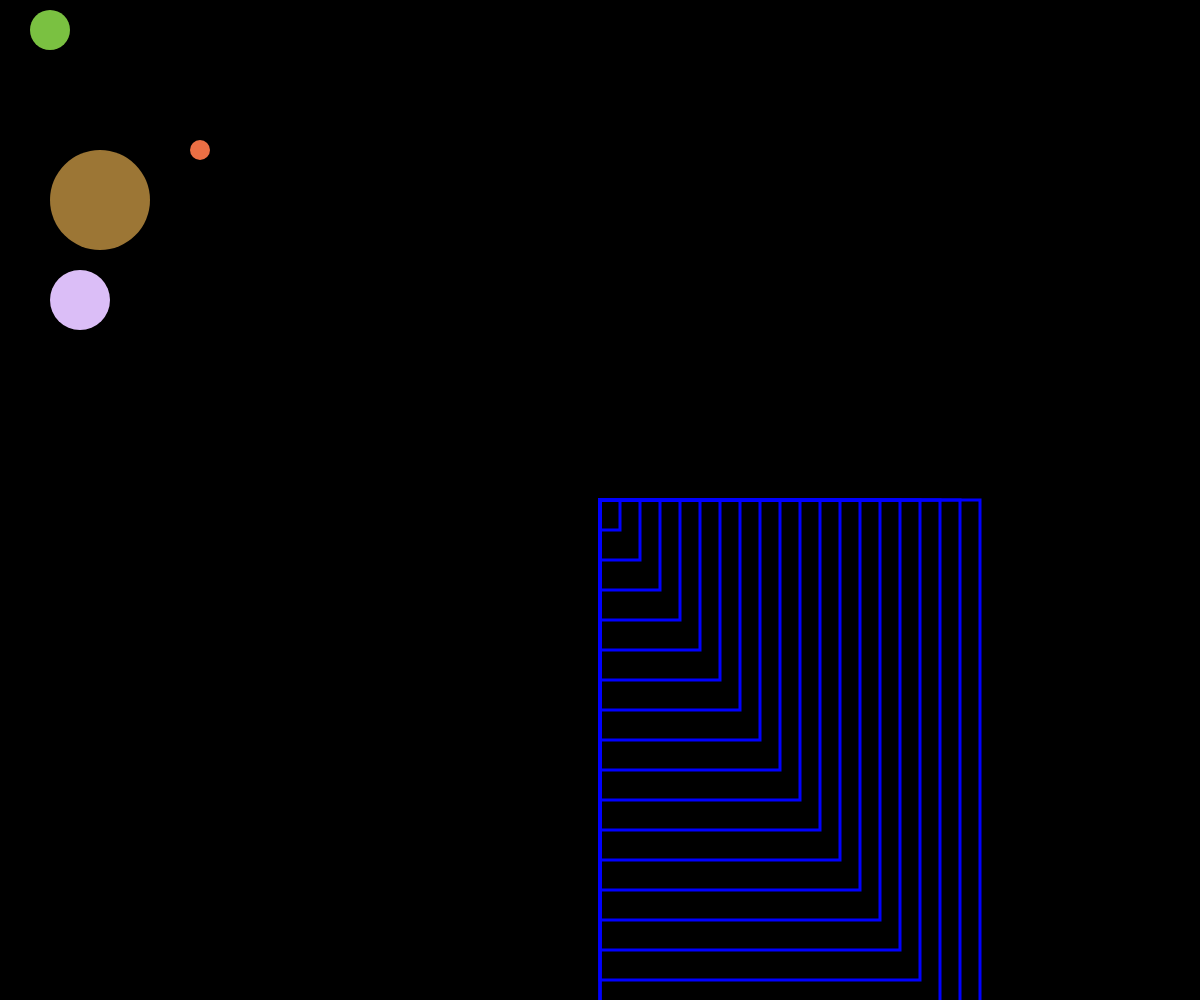
Frame 1 (no input)
Frame 60 (no input): identical to frame 1, image omitted
Frame 120 (the mouse pressed at the canvas centre since frame 60): identical to frame 1, image omitted

The p5.js sketch that drew this single still picture (run headless with seeded random() and noise() and a simulated clock; from frame 60 on, the mouse is pressed at the canvas centre):

// p5.js sketch
// ── sketch.js
let posX = [200, 50, 100, 80];
let posY = [150, 30, 200, 300];
let d = [20, 40, 100, 60];
let myColor = ['#EB6F44', '#7AC141', '#9C7635', '#DBBEF7'];
let x, y;

function setup() {
  createCanvas(windowWidth, windowHeight);
  x = width / 2;
  y = height / 2;
}

function draw() {
  background(0);
  noStroke();
  
  fill(myColor[0]);
  circle(posX[0], posY[0], d[0]);

  fill(myColor[1]);
  circle(posX[1], posY[1], d[1]);

  fill(myColor[2]);
  circle(posX[2], posY[2], d[2]);

  fill(myColor[3]);
  circle(posX[3], posY[3], d[3]);

  for(i = 0; i < 20; i++) {
    noFill();
    stroke('blue');
    strokeWeight(3);
    rect(x, y, i * 20, i * 30);
}
}
